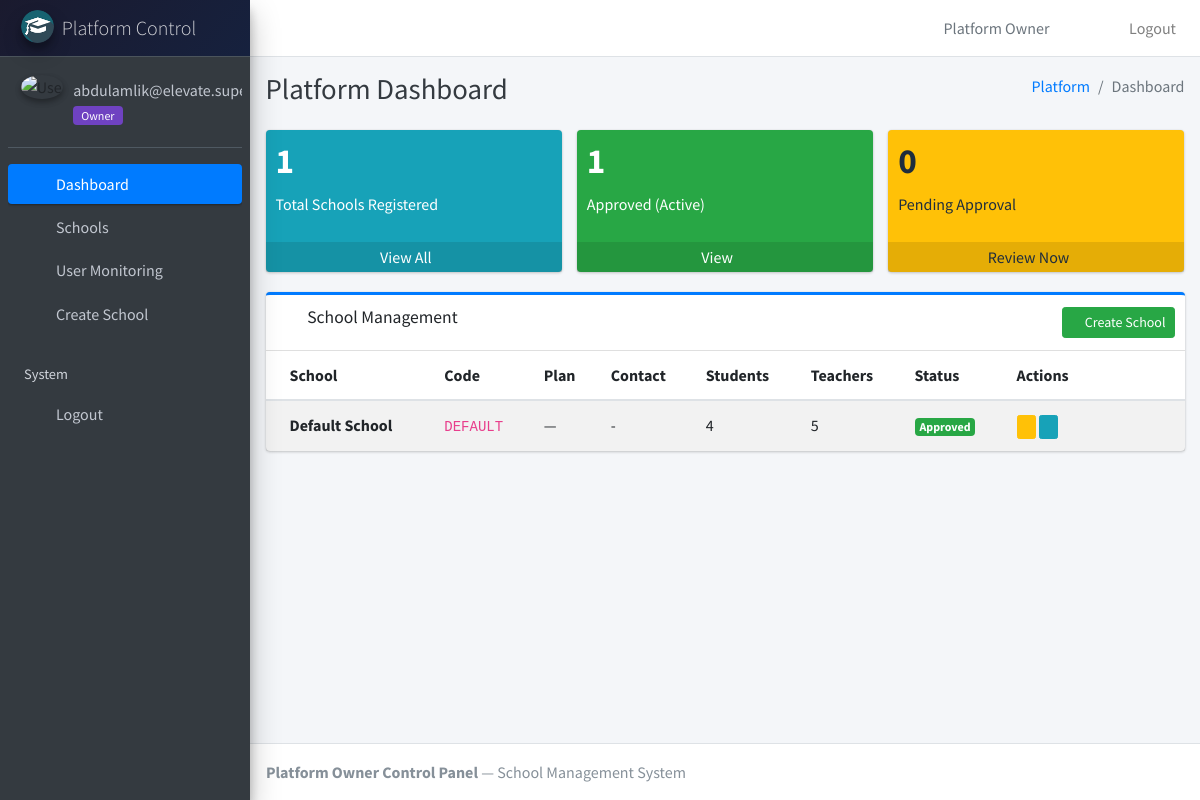
The app's page /superadmin/dashboard/ (signed in), older data.
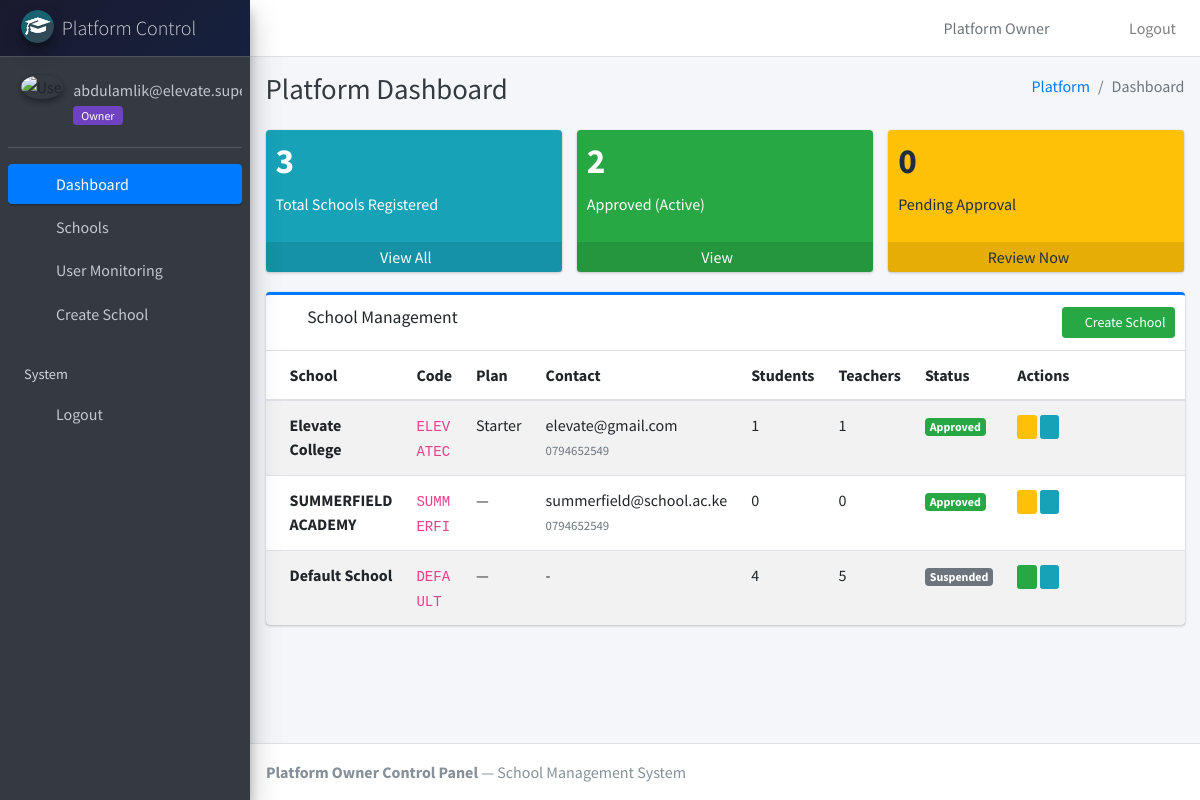
The same page, newer data.
### main_app/models.py (models this page shows, shortened)
class CustomUser(AbstractUser):
    USER_TYPE = (
        (0, "Super Admin"),  # Platform owner - no school, manages all schools
        (1, "HOD"),          # School Admin
        (2, "Staff"),        # Teacher
        (3, "Student"),
        (4, "Parent"),
        (5, "Finance Officer"),
    )
    GENDER = [("M", "Male"), ("F", "Female")]
    username = None  # Removed username, using email instead
    email = models.EmailField(unique=True)
    user_type = models.CharField(default=1, choices=USER_TYPE, max_length=1)
    school = models.ForeignKey(
        School,
        on_delete=models.CASCADE,
        null=True,
        blank=True,
        related_name='users',
        help_text="Null for Super Admin; required for all other roles"
    )
    gender = models.CharField(max_length=1, choices=GENDER)
    profile_pic = models.ImageField(blank=True, null=True)
    address = models.TextField()
    phone_number = models.CharField(max_length=15, blank=True, null=True, help_text="Phone number in format: 254712345678")
    fcm_token = models.TextField(default="")  # For firebase notifications
    created_at = models.DateTimeField(auto_now_add=True)
    updated_at = models.DateTimeField(auto_now=True)
    USERNAME_FIELD = "email"
    REQUIRED_FIELDS = []
    objects = CustomUserManager()

class School(models.Model):
    STATUS_CHOICES = (
        ('pending', 'Pending Approval'),
        ('approved', 'Approved'),
        ('rejected', 'Rejected'),
        ('suspended', 'Suspended'),
    )
    name = models.CharField(max_length=200)
    code = models.CharField(max_length=20, unique=True, help_text="Unique code e.g., SCH001, used for subdomain")
    email = models.EmailField(blank=True, null=True)
    phone = models.CharField(max_length=20, blank=True, null=True)
    address = models.TextField(blank=True, null=True)
    logo = models.ImageField(upload_to='schools/', blank=True, null=True)
    subscription_plan = models.ForeignKey(
        SubscriptionPlan,
        on_delete=models.SET_NULL,
        null=True,
        blank=True,
        related_name='schools',
        help_text="Plan controls student/teacher limits"
    )
    status = models.CharField(
        max_length=20,
        choices=STATUS_CHOICES,
        default='pending',
        help_text="Only approved schools can access the system"
    )
    is_active = models.BooleanField(default=True)
    created_at = models.DateTimeField(auto_now_add=True)
    updated_at = models.DateTimeField(auto_now=True)
    class Meta:
        ordering = ['name']
        verbose_name = "School"
        verbose_name_plural = "Schools"

class SubscriptionPlan(models.Model):
    name = models.CharField(max_length=50, unique=True)  # Starter, Standard, Premium
    student_limit = models.PositiveIntegerField(default=100, help_text="Max students allowed")
    teacher_limit = models.PositiveIntegerField(default=20, help_text="Max teachers allowed")
    description = models.TextField(blank=True, null=True)
    is_active = models.BooleanField(default=True)
    created_at = models.DateTimeField(auto_now_add=True)
    class Meta:
        ordering = ['student_limit']
        verbose_name = "Subscription Plan"
        verbose_name_plural = "Subscription Plans"

### main_app/super_admin_views.py (the view)
    def wrapper(request, *args, **kwargs):
        if not request.user.is_authenticated:
            return redirect('login_page')
        if str(request.user.user_type) != '0' and not request.user.is_superuser:
            return HttpResponseForbidden("Insufficient Permissions - Super Admin only")
        return view_func(request, *args, **kwargs)

### main_app/super_admin_views.py (called while the page is built)
def super_admin_required(view_func):
    def wrapper(request, *args, **kwargs):
        if not request.user.is_authenticated:
            return redirect('login_page')
        if str(request.user.user_type) != '0' and not request.user.is_superuser:
            return HttpResponseForbidden("Insufficient Permissions - Super Admin only")
        return view_func(request, *args, **kwargs)
    return wrapper

### main_app/templates/super_admin_template/super_admin_dashboard.html (shortened to what this page needs)
{% extends 'super_admin_template/super_admin_base.html' %}
{% load static %}
{% block content_title %}Platform Dashboard{% endblock content_title %}
{% block breadcrumb %}Dashboard{% endblock breadcrumb %}
{% block content %}
<div class="row">
    <div class="col-lg-4 col-6">
        <div class="small-box bg-info">
            <div class="inner">
                <h3>{{ total_schools }}</h3>
                <p>Total Schools Registered</p>
            </div>
            <div class="icon"><i class="fas fa-school"></i></div>
            <a href="#schools-table" class="small-box-footer">View All <i class="fas fa-arrow-circle-right"></i></a>
        </div>
    </div>
    <div class="col-lg-4 col-6">
        <div class="small-box bg-success">
            <div class="inner">
                <h3>{{ active_schools }}</h3>
                <p>Approved (Active)</p>
            </div>
            <div class="icon"><i class="fas fa-check-circle"></i></div>
            <a href="#schools-table" class="small-box-footer">View <i class="fas fa-arrow-circle-right"></i></a>
        </div>
    </div>
    <div class="col-lg-4 col-6">
        <div class="small-box bg-warning">
            <div class="inner">
                <h3>{{ pending_approvals }}</h3>
                <p>Pending Approval</p>
            </div>
            <div class="icon"><i class="fas fa-clock"></i></div>
            <a href="#schools-table" class="small-box-footer">Review Now <i class="fas fa-arrow-circle-right"></i></a>
        </div>
    </div>
</div>
<div class="row" id="schools-table">
    <div class="col-12">
        <div class="card card-outline card-primary">
            <div class="card-header">
                <h3 class="card-title"><i class="fas fa-building mr-2"></i>School Management</h3>
                <div class="card-tools">
                    <a href="{% url 'super_admin_create_school' %}" class="btn btn-success btn-sm">
                        <i class="fas fa-plus"></i> Create School
                    </a>
                </div>
            </div>
            <div class="card-body p-0">
                <table class="table table-hover table-striped">
                    <thead>
                        <tr>
                            <th>School</th>
                            <th>Code</th>
                            <th>Plan</th>
                            <th>Contact</th>
                            <th>Students</th>
                            <th>Teachers</th>
                            <th>Status</th>
                            <th style="width: 180px;">Actions</th>
                        </tr>
                    </thead>
                    <tbody>
                        {% for item in school_list %}
                        <tr>
                            <td><strong>{{ item.school.name }}</strong></td>
                            <td><code>{{ item.school.code }}</code></td>
                            <td>{% if item.school.subscription_plan %}{{ item.school.subscription_plan.name }}{% else %}—{% endif %}</td>
                            <td>
                                {{ item.school.email|default:"-" }}<br>
                                <small class="text-muted">{{ item.school.phone|default:"" }}</small>
                            </td>
                            <td>{{ item.student_count }}</td>
                            <td>{{ item.teacher_count }}</td>
                            <td>
                                {% if item.school.status == 'approved' %}
                                <span class="badge badge-success">Approved</span>
                                {% elif item.school.status == 'pending' %}
                                <span class="badge badge-warning">Pending</span>
                                {% elif item.school.status == 'rejected' %}
                                <span class="badge badge-danger">Rejected</span>
                                {% elif item.school.status == 'suspended' %}
                                <span class="badge badge-secondary">Suspended</span>
                                {% else %}
                                <span class="badge badge-secondary">{{ item.school.status }}</span>
                                {% endif %}
                            </td>
                            <td>
                                {% if item.school.status == 'pending' %}
                                <a href="{% url 'super_admin_approve_school' item.school.id %}" class="btn btn-xs btn-success" title="Approve" onclick="return confirm('Approve this school? They will be able to log in.');">
                                    <i class="fas fa-check"></i>
                                </a>
                                <a href="{% url 'super_admin_reject_school' item.school.id %}" class="btn btn-xs btn-danger" title="Reject" onclick="return confirm('Reject this school registration?');">
                                    <i class="fas fa-times"></i>
                                </a>
                                {% elif item.school.status == 'approved' %}
                                <a href="{% url 'super_admin_suspend_school' item.school.id %}" class="btn btn-xs btn-warning" title="Suspend" onclick="return confirm('Suspend this school? They will not be able to access the system.');">
                                    <i class="fas fa-ban"></i>
                                </a>
                                {% elif item.school.status == 'suspended' or item.school.status == 'rejected' %}
                                <a href="{% url 'super_admin_approve_school' item.school.id %}" class="btn btn-xs btn-success" title="Approve" onclick="return confirm('Approve this school?');">
                                    <i class="fas fa-check"></i>
                                </a>
                                {% endif %}
                                <a href="{% url 'super_admin_edit_school' item.school.id %}" class="btn btn-xs btn-info" title="Edit">
                                    <i class="fas fa-edit"></i>
                                </a>
                            </td>
                        </tr>
                        {% endfor %}
                    </tbody>
                </table>
            </div>
        </div>
    </div>
</div>
{% endblock content %}

### main_app/templates/super_admin_template/super_admin_base.html (shortened to what this page needs)
{% load static %}
<!DOCTYPE html>
<html>
<head>
    <link rel="stylesheet" href="{% static 'plugins/fontawesome-free/css/all.min.css' %}">
    <link rel="stylesheet" href="{% static 'plugins/icheck-bootstrap/icheck-bootstrap.min.css' %}">
    <link rel="stylesheet" href="{% static 'dist/css/adminlte.min.css' %}">
</head>
<body class="hold-transition sidebar-mini layout-fixed">
<div class="wrapper">
    <nav class="main-header navbar navbar-expand navbar-white navbar-light border-bottom">
        <ul class="navbar-nav">
            <li class="nav-item"><a class="nav-link" data-widget="pushmenu" href="#"><i class="fas fa-bars"></i></a></li>
        </ul>
        <ul class="navbar-nav ml-auto">
            <li class="nav-item">
                <span class="nav-link text-muted">
                    <i class="fas fa-crown text-warning"></i> Platform Owner
                </span>
            </li>
            <li class="nav-item">
                <span class="nav-link text-dark">{{ user.first_name }} {{ user.last_name }}</span>
            </li>
            <li class="nav-item">
                <a href="{% url 'user_logout' %}" class="nav-link" onclick="return confirm('Log out?');" title="Logout">
                    <i class="fas fa-power-off"></i> Logout
                </a>
            </li>
        </ul>
    </nav>
    <aside class="main-sidebar sidebar-dark-primary elevation-4">
        <a href="{% url 'super_admin_dashboard' %}" class="brand-link">
            <img src="{% static 'dist/img/cmsl.png' %}" alt="Logo" class="brand-image img-circle elevation-3">
            <span class="brand-text font-weight-light">Platform Control</span>
        </a>
        <div class="sidebar">
            <div class="user-panel mt-3 pb-3 mb-3 d-flex">
                <div class="image">
                    <img src="{{ request.user.profile_pic|default:'/static/dist/img/avatar.png' }}" class="img-circle elevation-2" alt="User">
                </div>
                <div class="info">
                    <a href="#" class="d-block">{{ user.get_full_name|default:user.email }}</a>
                    <span class="platform-owner-badge">Owner</span>
                </div>
            </div>
            <nav class="mt-2">
                <ul class="nav nav-pills nav-sidebar flex-column">
                    <li class="nav-item">
                        <a href="{% url 'super_admin_dashboard' %}" class="nav-link {% if request.resolver_match.url_name == 'super_admin_dashboard' %}active{% endif %}">
                            <i class="nav-icon fas fa-tachometer-alt"></i>
                            <p>Dashboard</p>
                        </a>
                    </li>
                    <li class="nav-item">
                        <a href="{% url 'super_admin_dashboard' %}#schools-table" class="nav-link">
                            <i class="nav-icon fas fa-school"></i>
                            <p>Schools</p>
                        </a>
                    </li>
                    <li class="nav-item">
                        <a href="{% url 'super_admin_user_monitoring' %}" class="nav-link {% if request.resolver_match.url_name == 'super_admin_user_monitoring' %}active{% endif %}">
                            <i class="nav-icon fas fa-users"></i>
                            <p>User Monitoring</p>
                        </a>
                    </li>
                    <li class="nav-item">
                        <a href="{% url 'super_admin_create_school' %}" class="nav-link {% if request.resolver_match.url_name == 'super_admin_create_school' %}active{% endif %}">
                            <i class="nav-icon fas fa-plus-circle"></i>
                            <p>Create School</p>
                        </a>
                    </li>
                    <li class="nav-header">System</li>
                    <li class="nav-item">
                        <a href="{% url 'user_logout' %}" class="nav-link">
                            <i class="nav-icon fas fa-sign-out-alt"></i>
                            <p>Logout</p>
                        </a>
                    </li>
                </ul>
            </nav>
        </div>
    </aside>
    <div class="content-wrapper">
        <div class="content-header">
            <div class="container-fluid">
                <div class="row mb-2">
                    <div class="col-sm-6">
                        <h1 class="m-0 text-dark">{% block content_title %}{{ page_title }}{% endblock %}</h1>
                    </div>
                    <div class="col-sm-6">
                        <ol class="breadcrumb float-sm-right">
                            <li class="breadcrumb-item"><a href="{% url 'super_admin_dashboard' %}">Platform</a></li>
                            <li class="breadcrumb-item active">{% block breadcrumb %}{{ page_title }}{% endblock %}</li>
                        </ol>
                    </div>
                </div>
            </div>
        </div>
        <section class="content">
            <div class="container-fluid">
                {% block content %}{% endblock %}
            </div>
        </section>
    </div>
    <footer class="main-footer">
        <strong>Platform Owner Control Panel</strong> — School Management System
    </footer>
</div>
</body>
</html>

### main_app/templates/super_admin_template/super_admin_base.html (style rules this page uses)
.sidebar-dark-primary .nav-sidebar .nav-link.active { background-color: #007bff; }
.brand-link { background: linear-gradient(135deg, #1a1a2e 0%, #16213e 100%) !important; }
.platform-owner-badge { background: #6f42c1; color: white; padding: 2px 8px; border-radius: 4px; font-size: 0.75rem; }

Row changes from the older to the newer data that the page shows:
added School: school.name "Elevate College", school.code "ELEVATEC", school.subscription_plan.name "Starter", school.email "elevate@gmail.com", school.phone "0794652549", student_count "1", teacher_count "1", status "Approved"
added School: school.name "SUMMERFIELD ACADEMY", school.code "SUMMERFI", school.email "summerfield@school.ac.ke", school.phone "0794652549", student_count "0", teacher_count "0", status "Approved"
computed for School "Default School": text "Approved" → "Suspended"
Text that changed along with them:
{{ total_schools }}: "1" → "3"
{{ active_schools }}: "1" → "2"
